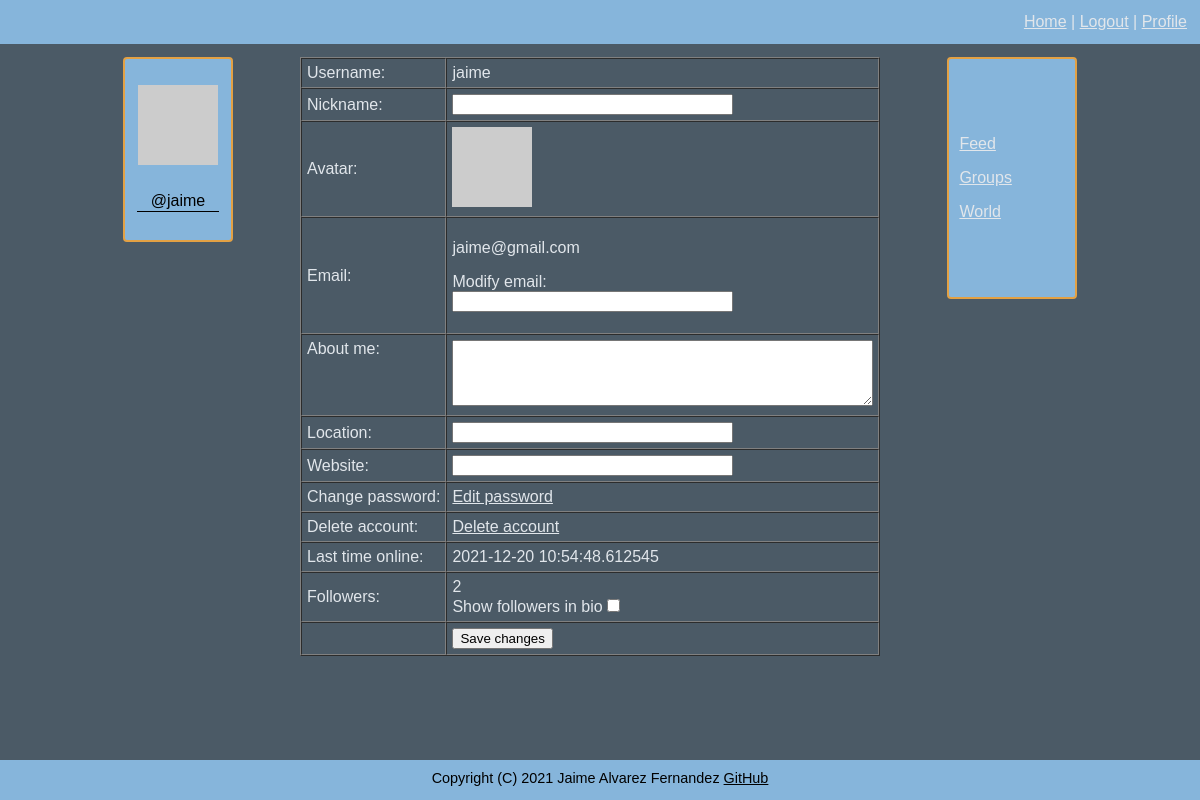
The app's page /profile (signed in) with its own data.
### connect/models.py (models this page shows, shortened)
class User(UserMixin, db.Model):
    id = db.Column(db.Integer, primary_key=True)
    username = db.Column(db.String(64), index=True, unique=True)
    email = db.Column(db.String(120), index=True, unique=True)
    nickname = db.Column(db.String(64))
    password = db.Column(db.String(128))
    about_me = db.Column(db.String(140))
    location = db.Column(db.String(64))
    website = db.Column(db.String(120))
    last_seen = db.Column(db.DateTime, default=datetime.datetime.utcnow)
    follower_bio = db.Column(db.Boolean, default=False)
    posts = db.relationship('Posts', backref='author', lazy='dynamic')
    reply = db.relationship('Reply', backref='author', lazy='dynamic')
    followed = db.relationship('User',
                               secondary=followers,
                               primaryjoin=(followers.c.follower_id == id),
                               secondaryjoin=(followers.c.followed_id == id),
                               backref=db.backref('followers', lazy='dynamic'), lazy='dynamic')
    starred = db.relationship('Posts',
                              secondary=stars,
                              backref=db.backref('awarded_stars', lazy='dynamic'), lazy='dynamic')
    starred_reply = db.relationship('Reply',
                                    secondary=stars_reply,
                                    backref=db.backref('awarded_stars_reply', lazy='dynamic'), lazy='dynamic')
    def avatar(self, size):
        digest = md5(self.email.lower().encode('utf-8')).hexdigest()
        return f'https://www.gravatar.com/avatar/{digest}?d=identicon&s={size}'

### connect/routing.py (the view)
@app.route('/profile', methods=['GET', 'POST'])
@flask_login.login_required
def profile():
    form = forms.EditProfileForm()
    if form.validate_on_submit():
        if form.user_email.data != '':
            flask_login.current_user.email = form.user_email.data
        flask_login.current_user.about_me = form.about_me.data
        flask_login.current_user.location = form.location.data
        flask_login.current_user.website = form.website.data
        flask_login.current_user.nickname = form.nickname.data
        flask_login.current_user.follower_bio = form.followers.data
        db.session.commit()
        flask.flash('Your changes have been saved.')
        return flask.redirect(flask.url_for('profile'))
    elif flask.request.method == 'GET':
        form.user_email.data = ''
        form.nickname.data = flask_login.current_user.nickname
        form.about_me.data = flask_login.current_user.about_me
        form.website.data = flask_login.current_user.website
        form.location.data = flask_login.current_user.location
        form.followers.data = flask_login.current_user.follower_bio
    return flask.render_template('profile.html', user=flask_login.current_user, form=form, title='Profile')

### connect/forms.py (shortened to what this page needs)
class EditProfileForm(FlaskForm):
    user_email = wtforms.StringField('Email', validators=[validators.Optional(),
                                                          validators.Regexp(r'^[a-zA-Z0-9_.]+@[a-zA-Z0-9_.]+$',
                                                                            message='Please enter a valid email')])
    about_me = wtforms.TextAreaField('About me', validators=[validators.Length(min=0, max=140)])
    nickname = wtforms.StringField('Nickname', validators=[validators.Length(min=0, max=25)])
    submit = wtforms.SubmitField('Save changes')
    location = wtforms.StringField('Location', validators=[validators.Optional()])
    website = wtforms.StringField('Website', validators=[validators.Optional()])
    followers = wtforms.BooleanField('Show followers in bio')

### connect/models.py (called while the page is built)
@login.user_loader
def load_user(user_id):
    return User.query.get(int(user_id))

### connect/routing.py (called while the page is built)
@app.before_request
def before_request():
    if flask_login.current_user.is_authenticated:
        flask_login.current_user.last_seen = datetime.datetime.utcnow()
        db.session.commit()

### connect/templates/profile.html (shortened to what this page needs)
{% extends "general_template.html" %}
{% block content %}
<div id="profile">
        <form action="" method="post" novalidate>
            <table cellspacing="0" cellpadding="5" border="1">
                <tr>
                    <td>Username:</td>
                    <td>{{ user.username }}</td>
                </tr>
                <tr>
                    <td>{{ form.nickname.label }}:</td>
                    <td>
                        {{ form.nickname(size=32, autocomplete=off) }}<br>
                    </td>
                </tr>
                <tr>
                    <td>Avatar:</td>
                    <td><img src="{{ user.avatar(80) }}"></td>
                </tr>
                <tr>
                    <td>{{ form.user_email.label }}:</td>
                    <td>
                        <p>
                            {{ user.email }}
                        </p>
                        <p>
                            Modify email:<br>
                            {{ form.user_email(size=32, autocomplete=off) }}<br>
                        </p>
                    </td>
                </tr>
                <tr>
                    <td valign="top">{{ form.about_me.label }}:</td>
                    <td>
                        {{ form.about_me(cols=50, rows=4) }}<br>
                    </td>
                </tr>
                <tr>
                    <td>
                        {{ form.location.label }}:
                    </td>
                    <td>
                        {{ form.location(size=32) }}<br>
                    </td>
                </tr>
                <tr>
                    <td>
                        {{ form.website.label }}:
                    </td>
                    <td>
                        {{ form.website(size=32) }}<br>
                    </td>
                </tr>
                <tr valign="top">
                    <td>Change password:</td>
                    <td>
                         <a href="{{url_for('change_password')}}">Edit password</a>
                    </td>
                </tr>
                <tr>
                    <td>Delete account:</td>
                    <td>
                        <a href="{{ url_for('delete_account') }}">Delete account</a>
                    </td>
                </tr>
                <tr>
                    <td>Last time online:</td>
                    <td>{% if user.last_seen %}{{ user.last_seen }}{% endif %}</td>
                </tr>
                <tr>
                    <td>Followers:</td>
                    <td>{{ current_user.followers.count() }}<br>
                        {{ form.followers.label }}{{ form.followers() }}
                    </td>
                </tr>
                <tr>
                    <td></td>
                    <td>{{ form.submit() }}</td>
                </tr>
            </table>
        </form>
    </div>
{% endblock %}

### connect/templates/sub_templates/_profile.html (shortened to what this page needs)
{% if user and user != current_user %}
    <p>
        <img src="{{ user.avatar(128) }}">
    </p>
    <table width="100%">
        <tr>
            <td>
                {% if user.nickname is not none %}
                {{ user.nickname }}
                {% endif %}
            </td>
        </tr>
        <tr>
            <td class="bottom_line">
                @{{ user.username }}
            </td>
        </tr>
        <tr>
            <td>
                {% if not current_user.is_following(user) %}
                <form method="post" action="{{ url_for('follow', username=user.username, url=request.endpoint) }}">
                    {{ e_form.hidden_tag() }}
                    {{ e_form.submit(value='Follow') }}
                </form>
                {% else %}
                <form method="post" action="{{ url_for('unfollow', username=user.username, url=request.endpoint) }}">
                    {{ e_form.hidden_tag() }}
                    {{ e_form.submit(value='Unfollow') }}
                </form>
                {% endif %}
            </td>
        </tr>
        <tr>
            <td class="justify_text">
                {% if user.about_me is not none %}
                    {{ user.about_me }}
                {% endif %}
            </td>
        </tr>
        <tr>
            <td>
                {% if user.location is not none %}
                    {{ user.location }}
                {% endif %}
            </td>
        </tr>
        <tr>
            <td>
                {% if user.website is not none %}
                    <a href="{{ current_user.website }}">{{ current_user.website }}</a>
                {% endif %}
            </td>
        </tr>
        <tr>
            <td>
                {% if user.follower_bio %}
                Followers: {{ current_user.followers.count() }}
                {% endif %}
            </td>
        </tr>
    </table>
{% else %}
    <p>
        <img src="{{ current_user.avatar(128) }}">
    </p>
    <table width="100%">
        <tr>
            <td>
            </td>
        </tr>
        <tr>
            <td class="bottom_line">
                @{{ current_user.username }}
            </td>
        </tr>
        <tr>
            <td class="justify_text">
            </td>
        </tr>
        <tr>
            <td class="justify_text">
            </td>
        </tr>
        <tr>
            <td class="justify_text">
            </td>
        </tr>
        <tr>
            <td>
            </td>
        </tr>
    </table>
{% endif %}

### connect/static/css/style.css (style rules this page uses)
body { font-family: Arial; background: #4b5a66; color: #e1e6eb; min-height: 100vh; margin: 0; }
a { color: inherit; }
.bottom_line { border: solid; border-width: 0px 0 1px 0; }
.justify_text { text-align: justify; text-justify: inter-word; }
body { display:flex; flex-direction:column; }

### records on screen
User: username "jaime", email "jaime@gmail.com", last_seen "2021-12-20 10:54:48.612545"

### other values on screen
{{ current_user.followers.count() }} "2"
